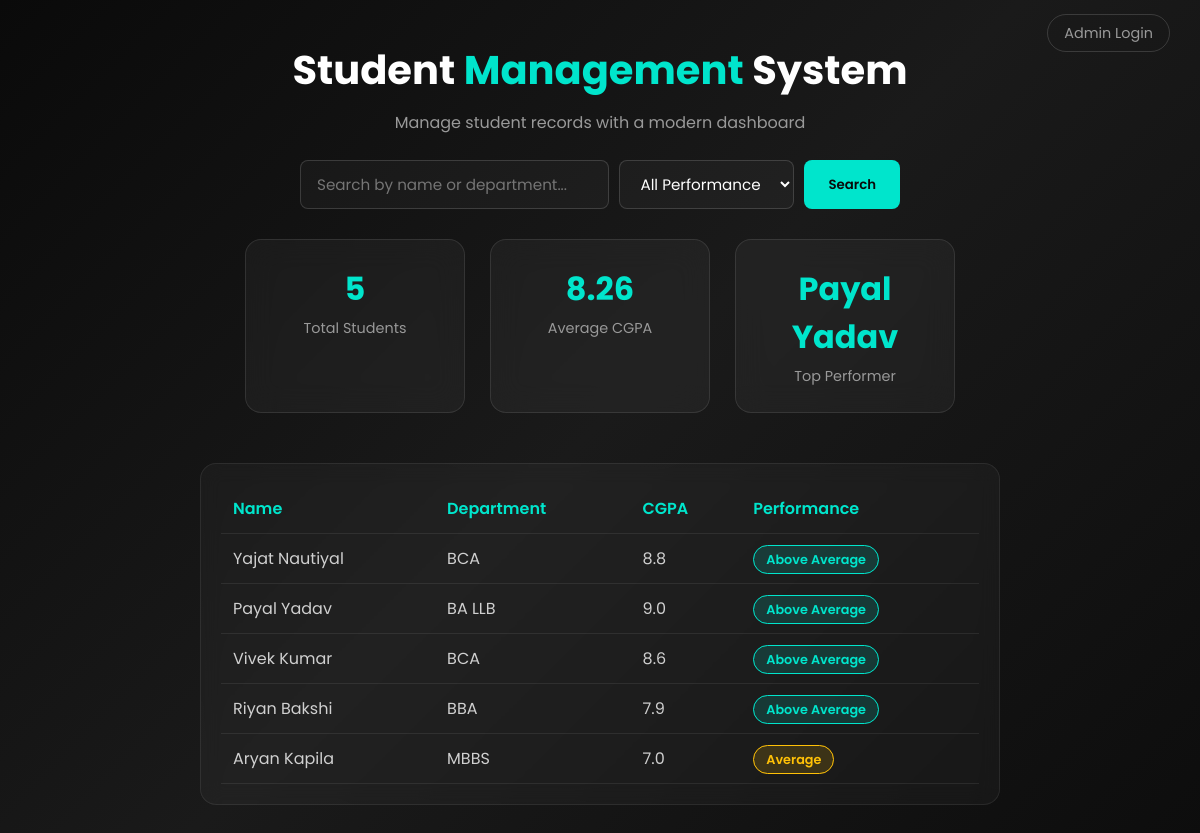
Before: / with the older database file.
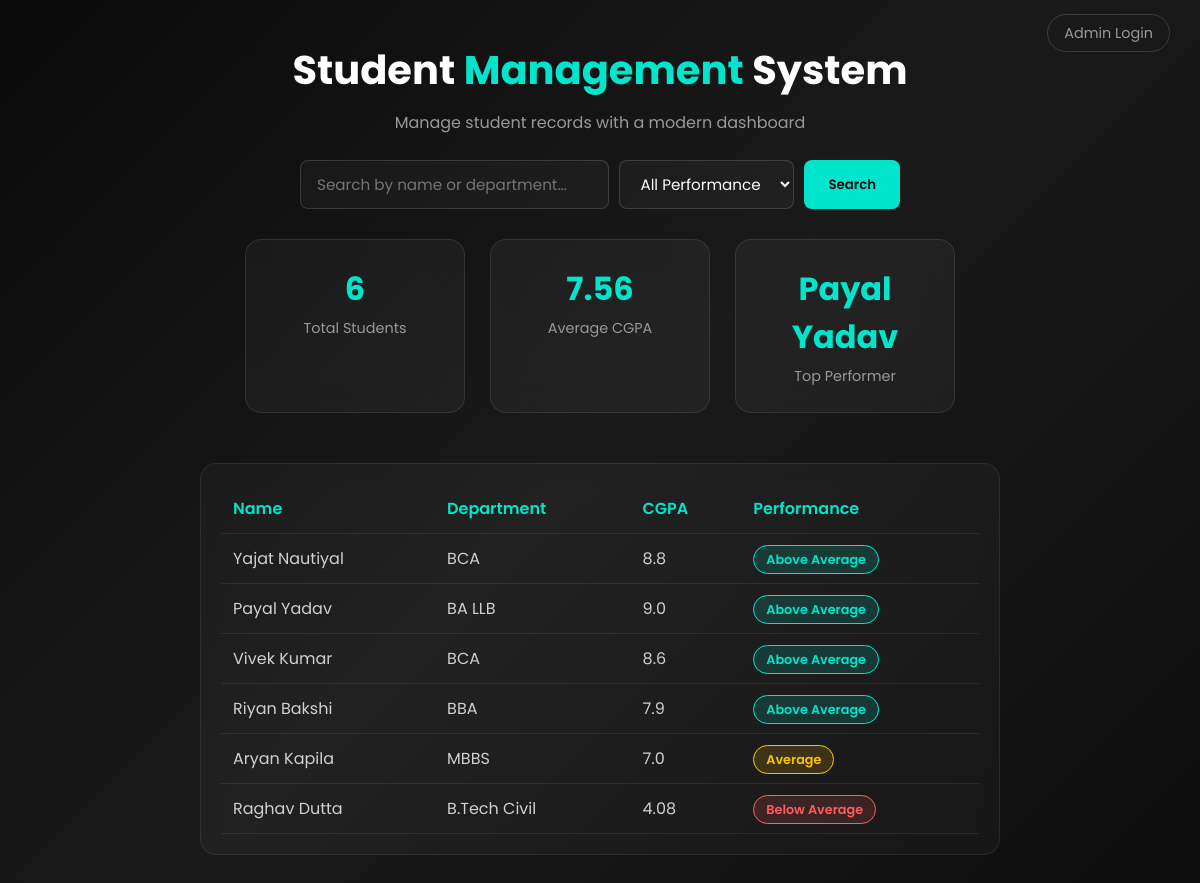
After: the same page with the newer database file.
### tables this page shows
CREATE TABLE students (
            id INTEGER PRIMARY KEY AUTOINCREMENT,
            name TEXT NOT NULL,
            department TEXT NOT NULL,
            cgpa REAL NOT NULL
        );

### app.py (the view)
@app.route('/')
def home():
    search_query = request.args.get('search', '')
    performance_filter = request.args.get('performance', '')
    conn = sqlite3.connect('students.db')
    cursor = conn.cursor()
    if search_query:
        cursor.execute('''
            SELECT * FROM students
            WHERE name LIKE ? OR department LIKE ?
        ''', ('%' + search_query + '%', '%' + search_query + '%'))
    else:
        cursor.execute('SELECT * FROM students')
    all_students = cursor.fetchall()
    conn.close()
    students_with_performance = []
    for student in all_students:
        cgpa = student[3]
        if cgpa >= 7.5:
            performance = "Above Average"
        elif cgpa >= 5.5:
            performance = "Average"
        else:
            performance = "Below Average"
        students_with_performance.append(student + (performance,))
    if performance_filter:
        students = [s for s in students_with_performance if s[4] == performance_filter]
    else:
        students = students_with_performance
    total_students = len(students)
    if total_students > 0:
        total_cgpa = sum(student[3] for student in students)
        average_cgpa = round(total_cgpa / total_students, 2)
        top_performer = max(students, key=lambda s: s[3])[1]
    else:
        average_cgpa = 0
        top_performer = "N/A"
    return render_template('index.html',
                            students=students,
                            total_students=total_students,
                            average_cgpa=average_cgpa,
                            top_performer=top_performer,
                            search_query=search_query,
                            performance_filter=performance_filter,
                            logged_in=session.get('logged_in', False))

### templates/index.html (shortened to what this page needs)
<!DOCTYPE html>
<html lang="en">
<head>
</head>
<body>
    <div class="top-bar">
        {% if logged_in %}
            <a href="/logout">Logout</a>
        {% else %}
            <a href="/login">Admin Login</a>
        {% endif %}
    </div>
    <h1>Student <span>Management</span> System</h1>
    <p class="subtitle">Manage student records with a modern dashboard</p>
    <form action="/" method="GET" class="search-form">
        <input type="text" name="search" placeholder="Search by name or department..." value="{{ search_query }}">
        <select name="performance">
            <option value="">All Performance</option>
        </select>
        <button type="submit">Search</button>
    </form>
    <div class="cards-container">
        <div class="card">
            <h2>{{ total_students }}</h2>
            <p>Total Students</p>
        </div>
        <div class="card">
            <h2>{{ average_cgpa }}</h2>
            <p>Average CGPA</p>
        </div>
        <div class="card">
            <h2>{{ top_performer }}</h2>
            <p>Top Performer</p>
        </div>
    </div>
    <div class="table-container">
        <table>
            <tr>
                <th>Name</th>
                <th>Department</th>
                <th>CGPA</th>
                <th>Performance</th>
            </tr>
            {% for student in students %}
            <tr>
                <td>{{ student[1] }}</td>
                <td>{{ student[2] }}</td>
                <td>{{ student[3] }}</td>
                <td>
                    <span class="badge badge-{{ student[4] | replace(' ', '-') | lower }}">{{ student[4] }}</span>
                </td>
            </tr>
            {% endfor %}
        </table>
    </div>
</body>
</html>

Changed rows visible on the page:
added students: name "Raghav Dutta", department "B.Tech Civil", cgpa "4.08", student "Below Average"
Other visible differences:
{{ total_students }}: "5" → "6"
{{ average_cgpa }}: "8.26" → "7.56"
